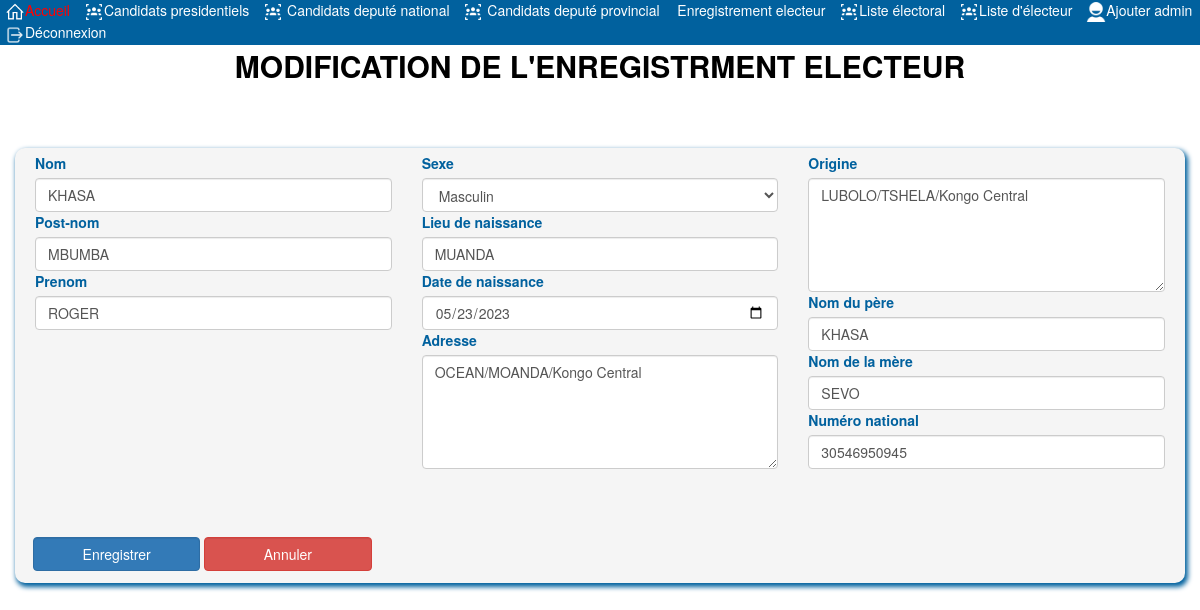
Screenshot of /admin/modelec.php?id=1 (signed in) with the database file from the repository.
### tables this page shows
CREATE TABLE `electeurs` (
  `id` int(11) NOT NULL,
  `nom` varchar(255) NOT NULL,
  `postnom` varchar(255) NOT NULL,
  `prenom` varchar(255) NOT NULL,
  `sexe` varchar(1) NOT NULL,
  `lieunaissance` varchar(255) NOT NULL,
  `datedenaissance` date NOT NULL,
  `adresse` text NOT NULL,
  `origine` text NOT NULL,
  `nompere` varchar(255) NOT NULL,
  `nomere` varchar(255) NOT NULL,
  `nn` text NOT NULL,
  `voter` tinyint(1) DEFAULT NULL
);

### admin/modelec.php (the view, shortened to what this page needs)
<?php
if (isset($_SESSION['id'])){
    require '../bdd_conn.php';
    $id = $_GET['id'];
    $elec = $bdd->query("SELECT * FROM electeurs WHERE id = $id");
?>
<?php while ($aff = $elec->fetch()){ ?>
<!DOCTYPE html>
<html lang="en">
<head>
    <link rel="stylesheet" href="../bootstrap/css/bootstrap.css">
    <link rel="stylesheet" href="../style/enroler.css">
</head>
<body>
    <nav>
        <div class="bar">
        <a href="menu_admin.php"><img src="../img/home.png" alt="">Accueil</a>
                <a href="candidat_president.php"><img src="../img/candidat.png" alt="">Candidats presidentiels</a>
                <a href="candidat_national.php"><img src="../img/candidat.png" alt=""> Candidats deputé national</a>
                <a href="candidat_provincial.php" class="line"><img src="../img/candidat.png" alt=""> Candidats deputé provincial</a>
                <a href="enroler_electeur.php"><img src="../img/plus.png" alt=""> Enregistrement electeur</a>
                <a href="liste_electoral.php"><img src="../img/candidat.png" alt="">Liste électoral</a>
                <a href="liste_electeur.php"><img src="../img/candidat.png" alt="">Liste d'électeur</a>
                <a href="enregistrement.php"><img src="../img/admin.png" alt="">Ajouter admin</a>
                <?php echo'<a href="deconnexion.php"><img src="../img/deconnexion.png" alt="">Déconnexion</a>';?>
        </div>
    </nav>
    <marquee behavior="" direction=""><center class="titre">MODIFICATION DE L'ENREGISTRMENT ELECTEUR</center> </marquee>
    <div class="container">
        <div class="row">
            <div class="col-md-12 partie1">
                <form action="" method="POST">
                        <div class="lesnoms col-md-4">
                            <label for="nom">Nom</label>
                            <input type="text" name="nom" id="nom" placeholder="Le nom de la personne" required class="form-control" value="<?= $aff['nom'] ?>">
                            <label for="postnom">Post-nom</label>
                            <input type="text" name="postnom" id="postnom" placeholder="Le post-nom de la personne" required class="form-control" value="<?= $aff['postnom'] ?>">
                            <label for="prenom">Prenom</label>
                            <input type="text" name="prenom" id="prenom" placeholder="Le prenom de la personne" required class="form-control" value="<?= $aff['prenom'] ?>">
                        </div>
                        <div class="sexeetnaiss col-md-4">
                            <label for="sexe">Sexe</label>
                            <select name="sexe" id="sexe" class="form-control" value="<?= $aff['sexe'] ?>">
                                <option value="M">Masculin</option>
                            </select>
                            <label for="lieunaiss">Lieu de naissance</label>
                            <input type="text" name="lieunaiss" id="lieunaiss" placeholder="Le lieu de naissance de la personne" required class="form-control" value="<?= $aff['lieunaissance'] ?>">
                            <label for="datenaiss">Date de naissance</label>
                            <input type="date" name="datenaiss" id="datenaiss" required class="form-control" value="<?= $aff['datedenaissance'] ?>">
                            <label for="adresse">Adresse</label>
                            <textarea name="adresse" id="adresse" cols="30" rows="5" placeholder="L'adresse de la personne" required class="form-control"><?= $aff['adresse'] ?></textarea>
                        </div>
                        <div class="origine col-md-4">
                            <label for="origine">Origine</label>
                            <textarea name="origine" id="origine" cols="30" rows="5" placeholder="L'origine de la personne" required class="form-control"><?= $aff['origine'] ?></textarea>
                            <label for="nompere">Nom du père</label>
                            <input type="text" name="nompere" id="nompere" placeholder="Le nom du père de la personne" required class="form-control" value="<?= $aff['nompere'] ?>">
                            <label for="nommere">Nom de la mère</label>
                            <input type="text" name="nommere" id="nommere" placeholder="Le nom de la mère de la personne" required class="form-control" value="<?= $aff['nomere'] ?>">
                        </div>
                        <div class="numnat col-md-4">
                            <label for="numnat">Numéro national</label>
                            <input type="number" name="numnat" id="numnat" placeholder="Le numéro national de la personne" required class="form-control" value="<?= $aff['nn'] ?>">
                        </div>
                        <div class="btn col-md-2">
                            <input type="submit" value="Enregistrer" class="form-control btn btn-primary" name="save">
                            <input type="reset" value="Annuler" class="form-control btn btn-danger">
                        </div>
                </form>
            </div>
        </div>
    </div>
</body>
</html>
<?php } ?>
<?php }
else{
    header('location:deconnexion.php');
}
?>

### style/enroler.css (style rules this page uses)
body { padding: 0%; margin: 0%; }
.btn { margin-top: 5%; }
.btn input { margin-top: 2%; }
.container { margin-top: 5%; background-color: whitesmoke; padding: 5px; border-radius: 10px; box-shadow: 2px 3px 5px 1px #01619E; }
.container label { color: #01619E; }
.bar { background-color: #01619E; }
.bar a { color: white; padding: 5px; text-decoration: none; }
.bar img { width: 20px; }
.titre { color: black; font-size: 30px; font-weight: bolder; }

### rows the page displays
electeurs: nom "KHASA", postnom "MBUMBA", prenom "ROGER", sexe "Masculin", lieunaiss "MUANDA", datenaiss "05/23/2023", adresse "OCEAN/MOANDA/Kongo Central", origine "LUBOLO/TSHELA/Kongo Central", nompere "KHASA", nommere "SEVO", numnat "30546950945"
